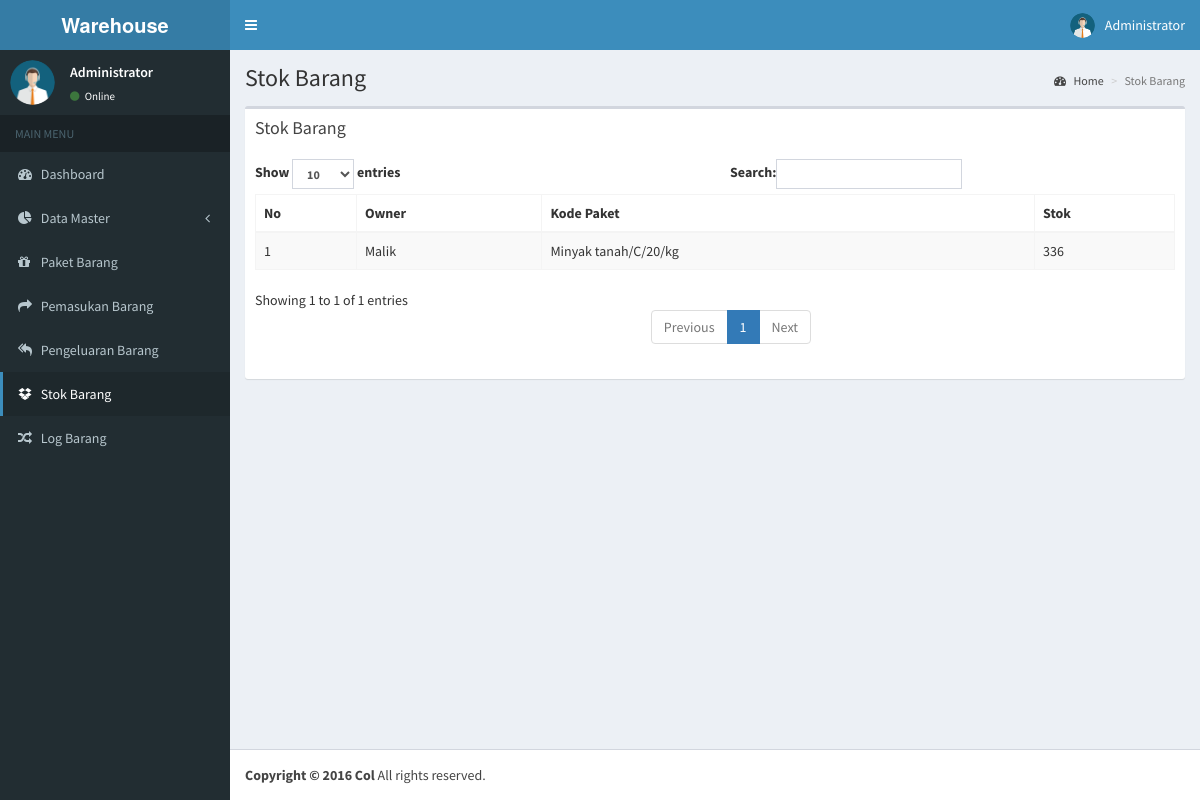
The page /stok-barang.php (signed in) on the database its author committed.
### tables this page shows
CREATE TABLE IF NOT EXISTS `stok_barang` (
`id_stok_barang` int(11) NOT NULL,
  `kode_paket` varchar(50) NOT NULL,
  `jml` text NOT NULL,
  `id_owner` int(11) NOT NULL
);

CREATE TABLE IF NOT EXISTS `m_owner` (
`id_owner` int(11) NOT NULL,
  `nama` varchar(20) NOT NULL,
  `perusahaan` varchar(20) NOT NULL
);

CREATE TABLE IF NOT EXISTS `paket_barang` (
  `kode_paket` varchar(50) NOT NULL,
  `nama_paket` text NOT NULL,
  `id_barang` int(11) NOT NULL,
  `id_kelas` int(11) NOT NULL,
  `id_satuan` int(11) NOT NULL,
  `nom_satuan` varchar(5) NOT NULL
);

### stok-barang.php (the view, shortened to what this page needs)
<?php require "head.php" ?>
<?php require "nav.php" ?>
  <div class="content-wrapper">
    <section class="content-header">
      <h1>
        Stok Barang
      </h1>
      <ol class="breadcrumb">
        <li><a href="#"><i class="fa fa-dashboard"></i> Home</a></li>
        <li class="active">Stok Barang</li>
      </ol>
    </section>
    <section class="content">
      <div class="row">
        <div class="col-xs-12">
          <div class="box">
            <div class="box-header">
              <h3 class="box-title">Stok Barang</h3>
            </div>
            <div class="box-body">
              <table id="example1" class="table table-bordered table-striped">
                <thead>
                <tr>
                  <th>No</th>
                  <th>Owner</th>
                  <th>Kode Paket</th>
                  <th>Stok</th>
                </tr>
                </thead>
                <tbody>
                <?php
                $query = mysql_query("SELECT * FROM stok_barang ORDER BY id_owner DESC") or die(mysql_error());
                if(mysql_num_rows($query) == 0){
                } else{
                  $no = 1;
                  while($data = mysql_fetch_assoc($query)){
                    $id = $data['id_owner'];
                    $query2 = mysql_query("SELECT * FROM m_owner WHERE id_owner='$id' ") or die(mysql_error());
                    $d2 = mysql_fetch_assoc($query2);
                    $kode_paket = $data['kode_paket'];
                    $query3 = mysql_query("SELECT * FROM paket_barang WHERE kode_paket='$kode_paket' ") or die(mysql_error());
                    $d3 = mysql_fetch_assoc($query3);
                    echo '<tr>';
                      echo '<td>'.$no++.'</td>';
                      echo '<td>'.$d2['nama'].'</td>';
                      echo '<td>'.$d3['nama_paket'].'</td>';
                      echo '<td>'.$data['jml'].'</td>';
                    echo '</tr>';
                  }
                }
                ?>
                </tbody>
              </table>
            </div>
          </div>
        </div>
      </div>
    </section>
  </div>
 <?php require "footer.php" ?>
</body>
</html>

### rows shown on the page
stok_barang: id_owner.nama "Malik", kode_paket.nama_paket "Minyak tanah/C/20/kg", jml "336"

### other values the page prints
$fullname "Administrator"
